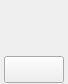
<?xml version="1.0" encoding="UTF-8"?>
<ui version="4.0">
 <class>InventoryItem</class>
 <widget class="QWidget" name="InventoryItem">
  <property name="geometry">
   <rect>
    <x>0</x>
    <y>0</y>
    <width>68</width>
    <height>84</height>
   </rect>
  </property>
  <property name="windowTitle">
   <string>Form</string>
  </property>
  <widget class="QLabel" name="inventoryItemBorder">
   <property name="geometry">
    <rect>
     <x>0</x>
     <y>0</y>
     <width>68</width>
     <height>68</height>
    </rect>
   </property>
   <property name="styleSheet">
    <string notr="true"/>
   </property>
   <property name="text">
    <string/>
   </property>
  </widget>
  <widget class="QLabel" name="CentralElement">
   <property name="geometry">
    <rect>
     <x>0</x>
     <y>0</y>
     <width>68</width>
     <height>68</height>
    </rect>
   </property>
   <property name="styleSheet">
    <string notr="true"/>
   </property>
   <property name="text">
    <string/>
   </property>
  </widget>
  <widget class="QLabel" name="inventoryItemNew">
   <property name="geometry">
    <rect>
     <x>0</x>
     <y>0</y>
     <width>68</width>
     <height>68</height>
    </rect>
   </property>
   <property name="styleSheet">
    <string notr="true"/>
   </property>
   <property name="text">
    <string/>
   </property>
  </widget>
  <widget class="QPushButton" name="DropdownButton">
   <property name="geometry">
    <rect>
     <x>4</x>
     <y>56</y>
     <width>60</width>
     <height>27</height>
    </rect>
   </property>
   <property name="cursor">
    <cursorShape>PointingHandCursor</cursorShape>
   </property>
   <property name="styleSheet">
    <string notr="true"/>
   </property>
   <property name="text">
    <string/>
   </property>
  </widget>
  <widget class="QLabel" name="inventoryItemBG">
   <property name="geometry">
    <rect>
     <x>3</x>
     <y>3</y>
     <width>62</width>
     <height>62</height>
    </rect>
   </property>
   <property name="styleSheet">
    <string notr="true"/>
   </property>
   <property name="text">
    <string/>
   </property>
  </widget>
  <widget class="QLabel" name="Locked">
   <property name="geometry">
    <rect>
     <x>5</x>
     <y>5</y>
     <width>58</width>
     <height>58</height>
    </rect>
   </property>
   <property name="styleSheet">
    <string notr="true"/>
   </property>
   <property name="text">
    <string/>
   </property>
  </widget>
  <zorder>CentralElement</zorder>
  <zorder>inventoryItemBG</zorder>
  <zorder>inventoryItemBorder</zorder>
  <zorder>Locked</zorder>
  <zorder>inventoryItemNew</zorder>
  <zorder>DropdownButton</zorder>
 </widget>
 <resources/>
 <connections/>
</ui>
